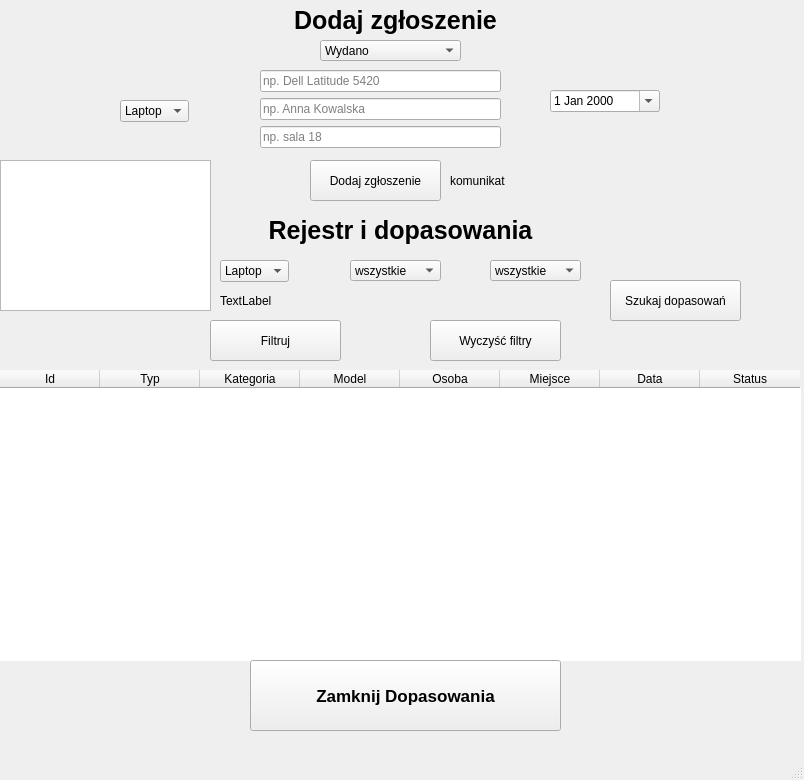
<?xml version="1.0" encoding="UTF-8"?>
<ui version="4.0">
 <class>MainWindow</class>
 <widget class="QMainWindow" name="MainWindow">
  <property name="geometry">
   <rect>
    <x>0</x>
    <y>0</y>
    <width>804</width>
    <height>780</height>
   </rect>
  </property>
  <property name="windowTitle">
   <string>Szkolny magazyn - ewidencja sprzętu.</string>
  </property>
  <widget class="QWidget" name="gora">
   <widget class="QComboBox" name="cmbTyp">
    <property name="geometry">
     <rect>
      <x>320</x>
      <y>40</y>
      <width>141</width>
      <height>21</height>
     </rect>
    </property>
    <item>
     <property name="text">
      <string>Wydano</string>
     </property>
    </item>
    <item>
     <property name="text">
      <string>Zwrócono</string>
     </property>
    </item>
   </widget>
   <widget class="QComboBox" name="cmbKategoria">
    <property name="geometry">
     <rect>
      <x>120</x>
      <y>100</y>
      <width>69</width>
      <height>22</height>
     </rect>
    </property>
    <item>
     <property name="text">
      <string>Laptop</string>
     </property>
    </item>
    <item>
     <property name="text">
      <string>Tablet</string>
     </property>
    </item>
    <item>
     <property name="text">
      <string>Projektor</string>
     </property>
    </item>
    <item>
     <property name="text">
      <string>aparat</string>
     </property>
    </item>
    <item>
     <property name="text">
      <string>Sprzęt sportowo</string>
     </property>
    </item>
   </widget>
   <widget class="QDateEdit" name="deData">
    <property name="geometry">
     <rect>
      <x>550</x>
      <y>90</y>
      <width>110</width>
      <height>22</height>
     </rect>
    </property>
    <property name="calendarPopup">
     <bool>true</bool>
    </property>
   </widget>
   <widget class="QPushButton" name="btnDodaj">
    <property name="geometry">
     <rect>
      <x>310</x>
      <y>160</y>
      <width>131</width>
      <height>41</height>
     </rect>
    </property>
    <property name="text">
     <string>Dodaj zgłoszenie</string>
    </property>
   </widget>
   <widget class="QLabel" name="lblKomunikat">
    <property name="geometry">
     <rect>
      <x>450</x>
      <y>160</y>
      <width>341</width>
      <height>41</height>
     </rect>
    </property>
    <property name="text">
     <string>komunikat</string>
    </property>
   </widget>
   <widget class="QWidget" name="verticalLayoutWidget">
    <property name="geometry">
     <rect>
      <x>260</x>
      <y>70</y>
      <width>241</width>
      <height>80</height>
     </rect>
    </property>
    <layout class="QVBoxLayout" name="verticalLayout">
     <item>
      <widget class="QLineEdit" name="txtModel">
       <property name="frame">
        <bool>true</bool>
       </property>
       <property name="placeholderText">
        <string>np. Dell Latitude 5420</string>
       </property>
      </widget>
     </item>
     <item>
      <widget class="QLineEdit" name="txtOsoba">
       <property name="placeholderText">
        <string>np. Anna Kowalska</string>
       </property>
      </widget>
     </item>
     <item>
      <widget class="QLineEdit" name="txtMiejsce">
       <property name="placeholderText">
        <string>np. sala 18</string>
       </property>
      </widget>
     </item>
    </layout>
   </widget>
   <widget class="QLabel" name="napisGora">
    <property name="geometry">
     <rect>
      <x>0</x>
      <y>0</y>
      <width>791</width>
      <height>41</height>
     </rect>
    </property>
    <property name="font">
     <font>
      <pointsize>19</pointsize>
      <weight>75</weight>
      <bold>true</bold>
     </font>
    </property>
    <property name="text">
     <string>Dodaj zgłoszenie</string>
    </property>
    <property name="scaledContents">
     <bool>false</bool>
    </property>
    <property name="alignment">
     <set>Qt::AlignCenter</set>
    </property>
   </widget>
   <widget class="QLabel" name="napisDol">
    <property name="geometry">
     <rect>
      <x>0</x>
      <y>210</y>
      <width>801</width>
      <height>41</height>
     </rect>
    </property>
    <property name="font">
     <font>
      <pointsize>19</pointsize>
      <weight>75</weight>
      <bold>true</bold>
     </font>
    </property>
    <property name="text">
     <string>Rejestr i dopasowania</string>
    </property>
    <property name="scaledContents">
     <bool>false</bool>
    </property>
    <property name="alignment">
     <set>Qt::AlignCenter</set>
    </property>
   </widget>
   <widget class="QComboBox" name="cmbFiltrTyp">
    <property name="geometry">
     <rect>
      <x>490</x>
      <y>260</y>
      <width>91</width>
      <height>21</height>
     </rect>
    </property>
    <item>
     <property name="text">
      <string>wszystkie</string>
     </property>
    </item>
    <item>
     <property name="text">
      <string>wydano</string>
     </property>
    </item>
    <item>
     <property name="text">
      <string>zwrocono</string>
     </property>
    </item>
   </widget>
   <widget class="QComboBox" name="cmbFiltrKategoria">
    <property name="geometry">
     <rect>
      <x>220</x>
      <y>260</y>
      <width>69</width>
      <height>22</height>
     </rect>
    </property>
    <item>
     <property name="text">
      <string>Laptop</string>
     </property>
    </item>
    <item>
     <property name="text">
      <string>Tablet</string>
     </property>
    </item>
    <item>
     <property name="text">
      <string>Projektor</string>
     </property>
    </item>
    <item>
     <property name="text">
      <string>aparat</string>
     </property>
    </item>
    <item>
     <property name="text">
      <string>Sprzęt sportowo</string>
     </property>
    </item>
   </widget>
   <widget class="QComboBox" name="cmbFiltrStatus">
    <property name="geometry">
     <rect>
      <x>350</x>
      <y>260</y>
      <width>91</width>
      <height>21</height>
     </rect>
    </property>
    <item>
     <property name="text">
      <string>wszystkie</string>
     </property>
    </item>
    <item>
     <property name="text">
      <string>otwarte</string>
     </property>
    </item>
    <item>
     <property name="text">
      <string>zamkniete</string>
     </property>
    </item>
   </widget>
   <widget class="QPushButton" name="btnFiltruj">
    <property name="geometry">
     <rect>
      <x>210</x>
      <y>320</y>
      <width>131</width>
      <height>41</height>
     </rect>
    </property>
    <property name="text">
     <string>Filtruj</string>
    </property>
   </widget>
   <widget class="QPushButton" name="btnWyczyscFiltry">
    <property name="geometry">
     <rect>
      <x>430</x>
      <y>320</y>
      <width>131</width>
      <height>41</height>
     </rect>
    </property>
    <property name="text">
     <string>Wyczyść filtry</string>
    </property>
   </widget>
   <widget class="QTableWidget" name="tblZdarzenia">
    <property name="geometry">
     <rect>
      <x>0</x>
      <y>370</y>
      <width>801</width>
      <height>291</height>
     </rect>
    </property>
    <property name="frameShape">
     <enum>QFrame::HLine</enum>
    </property>
    <property name="frameShadow">
     <enum>QFrame::Plain</enum>
    </property>
    <property name="lineWidth">
     <number>0</number>
    </property>
    <property name="midLineWidth">
     <number>0</number>
    </property>
    <property name="selectionBehavior">
     <enum>QAbstractItemView::SelectRows</enum>
    </property>
    <property name="textElideMode">
     <enum>Qt::ElideLeft</enum>
    </property>
    <property name="showGrid">
     <bool>true</bool>
    </property>
    <column>
     <property name="text">
      <string>Id</string>
     </property>
    </column>
    <column>
     <property name="text">
      <string>Typ</string>
     </property>
    </column>
    <column>
     <property name="text">
      <string>Kategoria</string>
     </property>
    </column>
    <column>
     <property name="text">
      <string>Model</string>
     </property>
    </column>
    <column>
     <property name="text">
      <string>Osoba</string>
     </property>
    </column>
    <column>
     <property name="text">
      <string>Miejsce</string>
     </property>
    </column>
    <column>
     <property name="text">
      <string>Data</string>
     </property>
    </column>
    <column>
     <property name="text">
      <string>Status</string>
     </property>
    </column>
   </widget>
   <widget class="QPushButton" name="btnSzukajDopasowan">
    <property name="geometry">
     <rect>
      <x>610</x>
      <y>280</y>
      <width>131</width>
      <height>41</height>
     </rect>
    </property>
    <property name="text">
     <string>Szukaj dopasowań</string>
    </property>
   </widget>
   <widget class="QListWidget" name="lstDopasowania">
    <property name="geometry">
     <rect>
      <x>0</x>
      <y>160</y>
      <width>211</width>
      <height>151</height>
     </rect>
    </property>
   </widget>
   <widget class="QPushButton" name="btnZamknijDopasowania">
    <property name="geometry">
     <rect>
      <x>250</x>
      <y>660</y>
      <width>311</width>
      <height>71</height>
     </rect>
    </property>
    <property name="font">
     <font>
      <pointsize>13</pointsize>
      <weight>75</weight>
      <bold>true</bold>
     </font>
    </property>
    <property name="text">
     <string>Zamknij Dopasowania</string>
    </property>
   </widget>
   <widget class="QLabel" name="lblBrakDopasowan">
    <property name="geometry">
     <rect>
      <x>220</x>
      <y>290</y>
      <width>381</width>
      <height>21</height>
     </rect>
    </property>
    <property name="text">
     <string>TextLabel</string>
    </property>
   </widget>
  </widget>
  <widget class="QMenuBar" name="menubar">
   <property name="geometry">
    <rect>
     <x>0</x>
     <y>0</y>
     <width>804</width>
     <height>21</height>
    </rect>
   </property>
  </widget>
  <widget class="QStatusBar" name="statusbar"/>
 </widget>
 <resources/>
 <connections/>
</ui>
